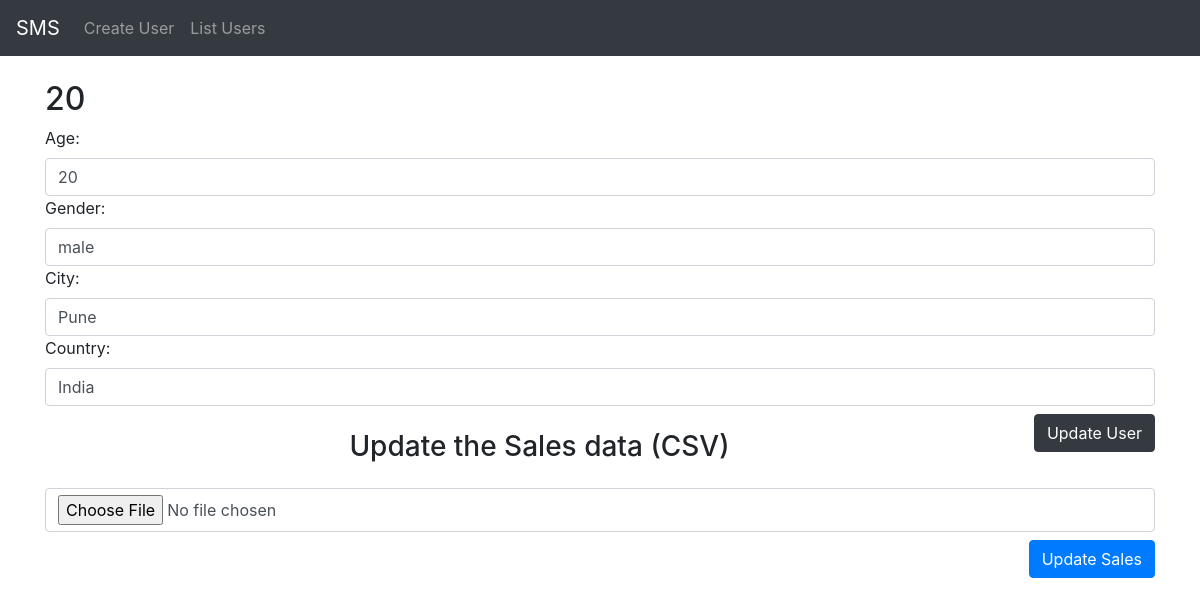
Page /update/3 on the committed database.
### core/models.py (models this page shows, shortened)
class Profile(models.Model):
    user = models.OneToOneField(User, on_delete=models.CASCADE) # if user will delete profile will also delete usint models.cascade
    age = models.PositiveIntegerField(null=True) # null means it not required to have value while creating the object
    gender = models.CharField(max_length=6, null=True)
    city = models.CharField(max_length=40, null=True)
    country = models.CharField(max_length=40, null=True)

### core/views.py (the view, shortened to what this page needs)
# urls.py: path('update/<int:user_id>', update_user, name='update-user')
def update_user(request, user_id):
    user = User.objects.get(id=user_id) # get the user from database using user id
    profile = Profile.objects.get(user=user) # get the profile of perticular user
    form = ProfileForm(instance=profile)
    context = {"user": user, "user_profile": profile, "profile_form": form}
    return render(request, 'core/update_user.html', context)

### core/forms.py
class ProfileForm(forms.ModelForm):
    class Meta:
        model = Profile
        exclude = ('user',)
    def __init__(self, *args, **kwargs):
        super(ProfileForm, self).__init__(*args, **kwargs)
        for visible in self.visible_fields():
            visible.field.widget.attrs['class'] = 'form-control'

### core/templates/core/update_user.html (shortened to what this page needs)
{% extends 'core/base.html' %} {% block title%} Update User {{user.email}} {% endblock title %} {% block body %}
<div class="container mt-4">
    <h2>{{user_profile.age}}</h2>
    <form action="" method="POST" name='update-form'>
        {% csrf_token %} {{profile_form}}
        <button name='user_submit' value='user_form' type="submit" class="mt-2 float-right btn btn-dark"> Update User</button>
    </form>
</div>
<div class="container mt-4">
    <h3 class="text-center mt-4">Update the Sales data (CSV)</h3>
    <form method="POST" name='sales-file' enctype="multipart/form-data">
        <input class="form-control mt-4" type="file" name='sales_file'>
        <button name='sales_submit' value='file_form' type='submit' class="btn btn-primary mt-2 float-right">Update Sales</button>
    </form>
</div>
{% endblock body%}

### rows in the picture
Profile: age "20", gender "male", city "Pune", country "India"
